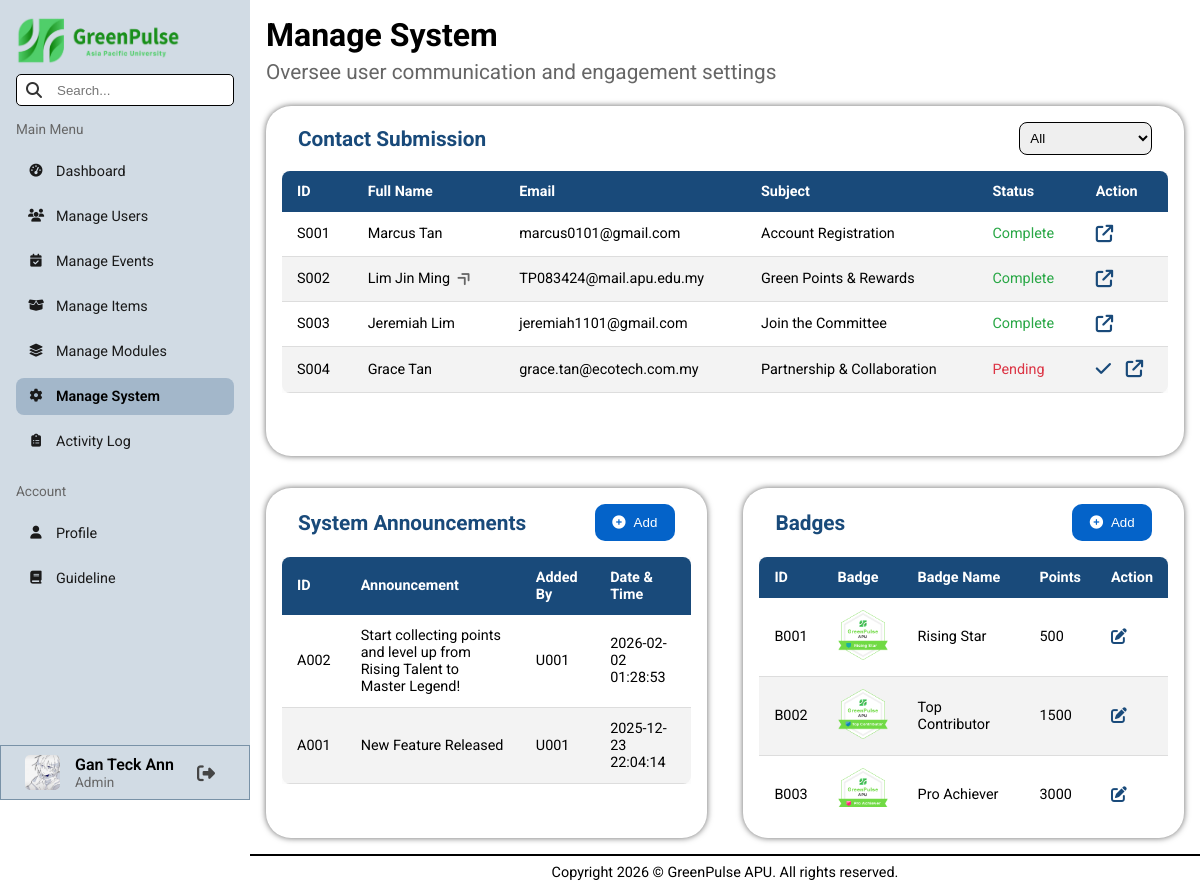
Page /pages/admin/manageSystem.php (signed in) on the committed database.
### tables this page shows
CREATE TABLE `users` (
  `user_id` varchar(8) NOT NULL,
  `name` varchar(100) NOT NULL,
  `nationality` varchar(50) NOT NULL,
  `gender` char(1) NOT NULL,
  `date_of_birth` date NOT NULL,
  `contact_number` varchar(12) NOT NULL,
  `education_email` varchar(50) NOT NULL,
  `course_name` varchar(255) NOT NULL,
  `registration_date` date NOT NULL,
  `password` varchar(255) NOT NULL,
  `safety_question_1` varchar(150) DEFAULT NULL,
  `answer_1` varchar(150) DEFAULT NULL,
  `safety_question_2` varchar(150) DEFAULT NULL,
  `answer_2` varchar(150) DEFAULT NULL,
  `green_points` int(11) DEFAULT NULL,
  `total_earned` int(11) DEFAULT NULL,
  `avatar` varchar(255) DEFAULT NULL,
  `role` varchar(50) NOT NULL,
  `last_login` datetime DEFAULT NULL,
  `account_status` varchar(50) NOT NULL DEFAULT 'Active'
);

CREATE TABLE `contact_submission` (
  `submission_id` varchar(8) NOT NULL,
  `user_id` varchar(8) DEFAULT NULL,
  `full_name` varchar(100) NOT NULL,
  `email_address` varchar(50) NOT NULL,
  `contact_number` varchar(12) NOT NULL,
  `subject` varchar(100) NOT NULL,
  `content` varchar(255) NOT NULL,
  `submission_datetime` datetime NOT NULL,
  `submission_status` varchar(50) NOT NULL DEFAULT 'Pending'
);

CREATE TABLE `announcement` (
  `announcement_id` varchar(8) NOT NULL,
  `user_id` varchar(8) NOT NULL,
  `announcement_details` varchar(255) NOT NULL,
  `announcement_datetime` datetime NOT NULL
);

CREATE TABLE `badges` (
  `badge_id` varchar(8) NOT NULL,
  `badge_name` varchar(50) NOT NULL,
  `badge_image` varchar(255) NOT NULL,
  `points_required` int(11) NOT NULL
);

### backend/sessionData.php (called while the page is built, shortened)
<?php
    $userID = $_SESSION["userID"];
    $userName = $_SESSION["userName"];
?>

### backend/utility.php (called while the page is built, shortened)
<?php
    function statusColor($status) {
        if ($status === "Active" || $status === "Complete" || $status === "Present") {
            return "#28a745";
        }
        elseif ($status === "Inactive" || $status === "Pending" || $status === "Absent") {
            return "#dc3545";
        }
    }
?>

### pages/admin/manageSystem.php (the view, shortened to what this page needs)
<?php
    include("../../conn.php");
    include("../../backend/sessionData.php");
    include("../../backend/utility.php");
    $sql_submission = "SELECT * FROM contact_submission";
    $currentStatus = "";
    $result_submission = mysqli_query($conn, $sql_submission);
    $submissions = array();
    if (mysqli_num_rows($result_submission) > 0) {
        while($row = mysqli_fetch_assoc($result_submission)) {
            $submissions[] = $row;
        }
    }
    $sql_announcement = "SELECT * FROM announcement GROUP BY announcement_datetime DESC";
    $result_announcement = mysqli_query($conn, $sql_announcement);
    $sql_badge = "SELECT * FROM badges";
    $result_badge = mysqli_query($conn, $sql_badge);
?>
<!DOCTYPE html>
<html lang="en">
    <head>
        <link rel="stylesheet" href="../../styles/admin.css">
        <?php include("library.php"); ?>
    </head>
    <body>
        <?php include("header.php"); ?>
        <main class="search-area">
            <h1>Manage System</h1>
            <h2 class="page-subTitle">Oversee user communication and engagement settings</h2>
            <div class="flex-container">
                <div class="contact-submission-container">
                    <div class="contact-submission-header">
                        <h3>Contact Submission</h3>
                        <form action="" method="GET" id="submission-form">
                            <select id="submission-status" name="submissionStatus">
                                <option value="" <?php if($currentStatus == "") echo "selected" ?>>All</option>
                            </select>
                        </form>
                    </div>
                    <div class="table-container desktop-table">
                        <table>
                            <thead>
                                <tr>
                                    <th>ID</th>
                                    <th>Full Name</th>
                                    <th>Email</th>
                                    <th>Subject</th>
                                    <th>Status</th>
                                    <th>Action</th>
                                </tr>
                            </thead>
                            <tbody>
                                <?php
                                    foreach ($submissions as $row) {
                                        $textColor = statusColor($row["submission_status"]);
                                        echo '<tr>
                                                <td>' . $row['submission_id'] . '</td>';
                                                if (!Empty($row["user_id"])) {
                                                    echo '<td>
                                                            <a href="viewUserProfile.php?id=' . $row['user_id'] . '" class="redirect-link" title="View User Profile">
                                                                ' . $row['full_name'] . '
                                                                <i class="fa-solid fa-angle-double-right table-linkIcon"></i>
                                                            </a>
                                                          </td>';
                                                }
                                                else {
                                                    echo '<td>' . $row['full_name'] . '</td>';
                                                }
                                          echo '<td>' . $row['email_address'] . '</td>
                                                <td>' . $row['subject'] . '</td>
                                                <td style="color:' . $textColor . '">' . $row['submission_status'] . '</td>
                                                <td>
                                                    <div class="action-container">';
                                                        if ($row["submission_status"] === "Pending") {
                                                            echo '<form action="" method="GET">
                                                                        <input type="hidden" name="target_submissionID" value="' . $row['submission_id'] . '">
                                                                        <input type="hidden" name="next_status" value="Complete">
                                                                        <button name="btnChangeStatus" type="submit" class="action-btn confirm-btn" title="Complete">
                                                                            <i class="fa-solid fa-check"></i>
                                                                        </button>
                                                                   </form>';
                                                        }
                                                        echo '<a href="viewContactSubmission.php?id=' . $row['submission_id'] . '" class="action-btn" title="View">
                                                            <i class="fa-solid fa-arrow-up-right-from-square"></i>
                                                        </a>
                                                    </div>
                                                </td>
                                              </tr>';
                                    }
                                ?>
                            </tbody>
                        </table>
                    </div>
                </div>
                <div class="manage-system-big-container">
                    <div class="manage-system-container">
                        <div class="manage-system-header">
                            <h3>System Announcements</h3>
                            <button class="add-new-btn addNewAnnouncement-btn">
                                <i class="fa-solid fa-circle-plus"></i>
                                <p>Add</p>
                            </button>
                        </div>
                        <div class="table-container table-handle">
                            <table>
                                <thead>
                                    <tr>
                                        <th>ID</th>
                                        <th>Announcement</th>
                                        <th>Added By</th>
                                        <th>Date & Time</th>
                                    </tr>
                                </thead>
                                <tbody>
                                    <?php
                                        if (mysqli_num_rows($result_announcement) > 0) {
                                            while($row = mysqli_fetch_assoc($result_announcement)) {
                                                echo '<tr>
                                                        <td>' . $row['announcement_id'] . '</td>
                                                        <td>' . $row['announcement_details'] . '</td>
                                                        <td>' . $row['user_id'] . '</td>
                                                        <td>' . $row['announcement_datetime'] . '</td>
                                                      </tr>';
                                            }
                                        }
                                    ?>
                                </tbody>
                            </table>
                        </div>
                    </div>
                    <div class="manage-system-container">
                        <div class="manage-system-header">
                            <h3>Badges</h3>
                            <button class="add-new-btn addnewBadge-btn">
                                <i class="fa-solid fa-circle-plus"></i>
                                <p>Add</p>
                            </button>
                        </div>
                        <div class="table-container table-handle">
                            <table>
                                <thead>
                                    <tr>
                                        <th>ID</th>
                                        <th>Badge</th>
                                        <th>Badge Name</th>
                                        <th>Points</th>
                                        <th>Action</th>
                                    </tr>
                                </thead>
                                <tbody>
                                    <?php
                                        if (mysqli_num_rows($result_badge) > 0) {
                                            while($row = mysqli_fetch_assoc($result_badge)) {
                                                echo '<tr>
                                                        <td>' . $row['badge_id'] . '</td>
                                                        <td><img src="../../' . $row['badge_image'] . '" alt="badge" width="50px" height="50px"></td>
                                                        <td>' . $row['badge_name'] . '</td>
                                                        <td>' . $row['points_required'] . '</td>
                                                        <td>
                                                            <a href="updateBadge.php?id=' . $row['badge_id'] . '" class="action-btn" title="Update">
                                                                <i class="fa-solid fa-pen-to-square"></i>
                                                            </a>
                                                        </td>
                                                      </tr>';
                                            }
                                        }
                                    ?>
                                </tbody>
                            </table>
                        </div>
                    </div>
                </div>
            </div>
        </main>
        <?php include("footer.php"); ?>
    </body>
</html>

### pages/admin/header.php (shortened to what this page needs)
<?php
    $sql_userInfo = "SELECT avatar FROM users WHERE user_id = '$userID'";
    $result_userInfo = mysqli_query($conn, $sql_userInfo);
    $data_userInfo = mysqli_fetch_assoc($result_userInfo);
    $avatar = $data_userInfo["avatar"] ?? "src/avatars/default.png";
?>
<aside id="sidebar">
    <img src="../../src/elements/logo_horizontal.png" alt="Logo" width="165rem" height="50rem" class="desktop_logo">
    <div class="search-box">
        <input type="text" id="txtSearchInput" placeholder="Search...">
    </div>
    <p class="sidebar-subTitle">Main Menu</p>
    <div class="nav-pages">
        <a id="dashboard" href="index.php">
            <i class="fa-solid fa-gauge-high"></i> Dashboard
        </a>
        <a id="manageUsers" href="manageUsers.php">
            <i class="fa-solid fa-users"></i> Manage Users
        </a>
        <a id="manageEvents" href="manageEvents.php">
            <i class="fa-solid fa-calendar-check"></i> Manage Events
        </a>
        <a id="manageItems" href="manageItems.php">
            <i class="fa-solid fa-box-open"></i> Manage Items
        </a>
        <a id="manageModules" href="manageModules.php">
            <i class="fa-solid fa-layer-group"></i> Manage Modules
        </a>
        <a id="ManageSystem" href="manageSystem.php">
            <i class="fa-solid fa-gear"></i> Manage System
        </a>
        <a id="activityLog" href="activityLog.php">
            <i class="fa-solid fa-clipboard-list"></i> Activity Log
        </a>
    </div>
    <p class="sidebar-subTitle">Account</p>
    <div class="nav-pages">
        <a id="profile" href="profile.php">
            <i class="fa-solid fa-user"></i> Profile
        </a>
        <a id="guildeline" href="guideline.php">
            <i class="fa-solid fa-book"></i> Guideline
        </a>
    </div>
    <div class="user-info-section">
        <img src="../../<?php echo $avatar ?>" alt="user_avatar" width="35px" height="35px">
        <div class="user-info-box">
            <p class="name"> <?php echo $userName ?? "Unknown User" ?> </p>
            <p class="role">Admin</p>
        </div>
        <form action="../../backend/logoutRedirect.php" method="POST" class="logout-form">
            <button type="submit" class="logout-btn" title="Logout">
                <i class="fa-solid fa-right-from-bracket"></i>
            </button>
        </form>
    </div>
</aside>

### rows in the picture
users: avatar (picture)
contact_submission: submission_id "S001", full_name "Marcus Tan", email_address "marcus0101@gmail.com", subject "Account Registration", submission_status "Complete"
contact_submission: submission_id "S002", full_name "Lim Jin Ming", email_address "TP083424@mail.apu.edu.my", subject "Green Points & Rewards", submission_status "Complete"
contact_submission: submission_id "S003", full_name "Jeremiah Lim", email_address "jeremiah1101@gmail.com", subject "Join the Committee", submission_status "Complete"
contact_submission: submission_id "S004", full_name "Grace Tan", email_address "grace.tan@ecotech.com.my", subject "Partnership & Collaboration", submission_status "Pending"
announcement: announcement_id "A002", announcement_details "Start collecting points and level up from Rising Talent to Master Legend!", user "U001", announcement_datetime "2026-02-02 01:28:53"
announcement: announcement_id "A001", announcement_details "New Feature Released", user "U001", announcement_datetime "2025-12-23 22:04:14"
badges: badge_id "B001", badge_image (picture), badge_name "Rising Star", points_required "500"
badges: badge_id "B002", badge_image (picture), badge_name "Top Contributor", points_required "1500"
badges: badge_id "B003", badge_image (picture), badge_name "Pro Achiever", points_required "3000"

### other values in the picture
$userName "Gan Teck Ann"
